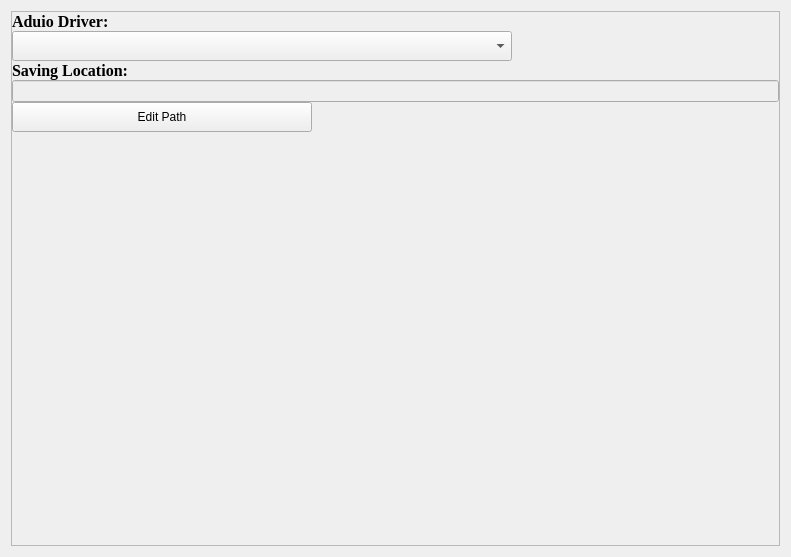
         <widget class="QWidget" name="Setting">
          <property name="minimumSize">
           <size>
            <width>791</width>
            <height>557</height>
           </size>
          </property>
          <property name="maximumSize">
           <size>
            <width>99999</width>
            <height>9999</height>
           </size>
          </property>
          <property name="layoutDirection">
           <enum>Qt::LeftToRight</enum>
          </property>
          <property name="styleSheet">
           <string notr="true"/>
          </property>
          <attribute name="title">
           <string>Setting</string>
          </attribute>
          <layout class="QVBoxLayout" name="verticalLayout_2">
           <property name="spacing">
            <number>7</number>
           </property>
           <property name="leftMargin">
            <number>11</number>
           </property>
           <property name="topMargin">
            <number>11</number>
           </property>
           <property name="rightMargin">
            <number>11</number>
           </property>
           <property name="bottomMargin">
            <number>11</number>
           </property>
           <item>
            <widget class="QFrame" name="frame_2">
             <property name="styleSheet">
              <string notr="true"/>
             </property>
             <property name="frameShape">
              <enum>QFrame::StyledPanel</enum>
             </property>
             <property name="frameShadow">
              <enum>QFrame::Raised</enum>
             </property>
             <layout class="QVBoxLayout" name="verticalLayout_3">
              <property name="spacing">
               <number>0</number>
              </property>
              <property name="leftMargin">
               <number>0</number>
              </property>
              <property name="topMargin">
               <number>0</number>
              </property>
              <property name="rightMargin">
               <number>0</number>
              </property>
              <property name="bottomMargin">
               <number>0</number>
              </property>
              <item alignment="Qt::AlignLeft|Qt::AlignTop">
               <widget class="QLabel" name="label">
                <property name="maximumSize">
                 <size>
                  <width>16777215</width>
                  <height>20</height>
                 </size>
                </property>
                <property name="font">
                 <font>
                  <family>Times New Roman</family>
                  <pointsize>12</pointsize>
                  <weight>75</weight>
                  <bold>true</bold>
                 </font>
                </property>
                <property name="text">
                 <string>Aduio Driver:</string>
                </property>
               </widget>
              </item>
              <item alignment="Qt::AlignTop">
               <widget class="QComboBox" name="audioInputDriver">
                <property name="minimumSize">
                 <size>
                  <width>500</width>
                  <height>30</height>
                 </size>
                </property>
                <property name="maximumSize">
                 <size>
                  <width>500</width>
                  <height>30</height>
                 </size>
                </property>
               </widget>
              </item>
              <item>
               <widget class="QLabel" name="label_2">
                <property name="font">
                 <font>
                  <family>Times New Roman</family>
                  <pointsize>12</pointsize>
                  <weight>75</weight>
                  <bold>true</bold>
                 </font>
                </property>
                <property name="text">
                 <string>Saving Location:</string>
                </property>
               </widget>
              </item>
              <item>
               <widget class="QLineEdit" name="SavingPath">
                <property name="enabled">
                 <bool>false</bool>
                </property>
                <property name="minimumSize">
                 <size>
                  <width>300</width>
                  <height>10</height>
                 </size>
                </property>
                <property name="maximumSize">
                 <size>
                  <width>99999</width>
                  <height>300</height>
                 </size>
                </property>
               </widget>
              </item>
              <item>
               <widget class="QPushButton" name="SavingPathEdit">
                <property name="minimumSize">
                 <size>
                  <width>300</width>
                  <height>30</height>
                 </size>
                </property>
                <property name="maximumSize">
                 <size>
                  <width>300</width>
                  <height>30</height>
                 </size>
                </property>
                <property name="text">
                 <string>Edit Path</string>
                </property>
               </widget>
              </item>
              <item>
               <spacer name="verticalSpacer">
                <property name="orientation">
                 <enum>Qt::Vertical</enum>
                </property>
                <property name="sizeHint" stdset="0">
                 <size>
                  <width>20</width>
                  <height>40</height>
                 </size>
                </property>
               </spacer>
              </item>
             </layout>
            </widget>
           </item>
          </layout>
         </widget>
